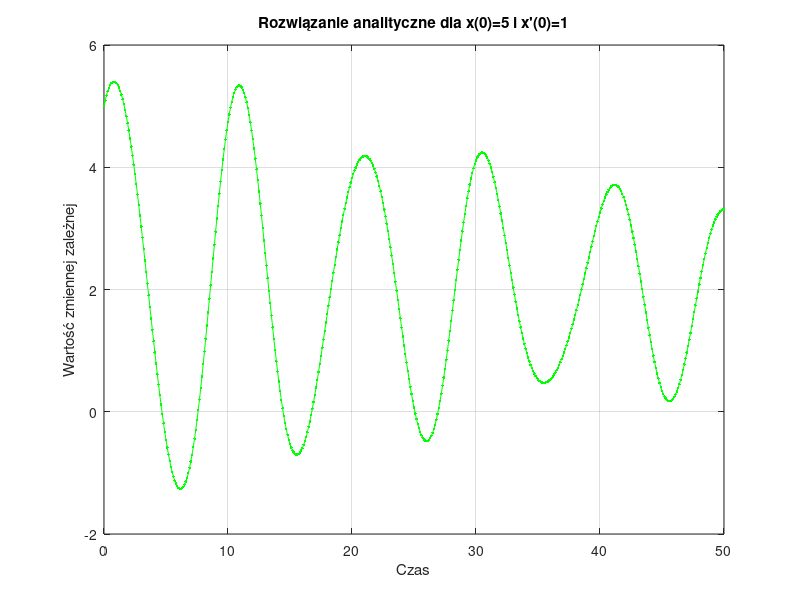

Source code (MATLAB):
t = 0:0.1:50;

x = 2 - (75/226)*sin(t)-(5/226)*cos(t)+ (683/226)*exp(-t/50).*cos(3/50*sqrt(111)*t) + (15733*sqrt(111)/75258)*exp(-t/50).*sin(3/50*sqrt(111)*t);

plot(t, x,"g.-");
title('Rozwiązanie analityczne dla x(0)=5 i x''(0)=1');
xlabel('Czas');
ylabel('Wartość zmiennej zależnej');
grid on;

num = [25 6 29 7 4]; 
den = [5 1/5 7 1/5 2 0]; 
[r, p, k] = residue(num, den)